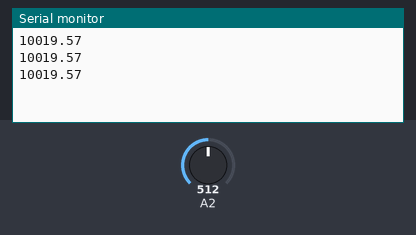
A sketch run on a simulated Arduino Uno, built with avr-gcc and run on an emulated ATmega328P. Shown: the last lines printed to the serial monitor. Inputs (shaded band) come from the test bench; at power-on: A2 = 512.

Above: at 1.3 s.
1.4 s: A2 set to 1010
At 1.9 s:
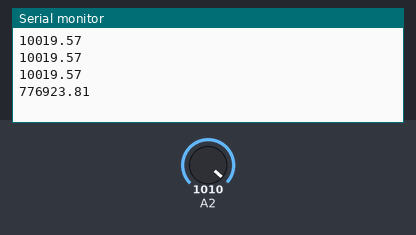
2.9 s: A2 set to 1023
At 3.4 s:
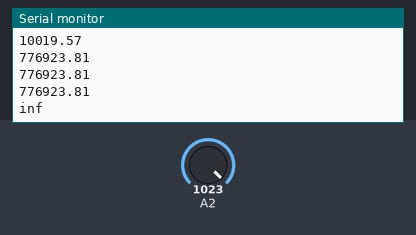

The sketch:

cds2.ino
```cpp
void setup() {
  //シリアル通信の初期化
  Serial.begin(9600);
}
void loop() {
  //A2ピンのA/D変換値を変数「val」へ代入
  int val = analogRead(2);
  //A/D値から入力電圧を求める
  float volt = (val / 1023.0) * 5;
  //入力電圧からCdSの抵抗値を求める
  float resister = 10000 * volt/(5.0 - volt);
  //求めた抵抗値をシリアルモニタに出力して改行
  Serial.println(resister);
  //500ミリ秒待つ
  delay(500);
}
```

Measured:
- the behaviour switches between 1022 and 1023 on A2 (found by bisection; images 1 and 2)
- after the input at 1.4 s, the serial monitor: prints a new line after 0.10 s (image 1)
- after the input at 2.9 s, the serial monitor: prints a new line after 0.11 s (image 2)
